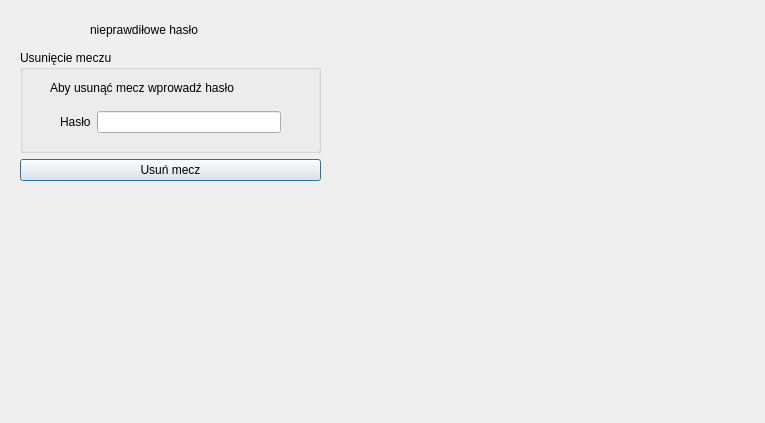
<?xml version="1.0" encoding="UTF-8"?>
<ui version="4.0">
 <class>usun_mecz</class>
 <widget class="QDialog" name="usun_mecz">
  <property name="geometry">
   <rect>
    <x>0</x>
    <y>0</y>
    <width>765</width>
    <height>423</height>
   </rect>
  </property>
  <property name="windowTitle">
   <string>Dialog</string>
  </property>
  <widget class="QWidget" name="layoutWidget_26">
   <property name="geometry">
    <rect>
     <x>20</x>
     <y>50</y>
     <width>301</width>
     <height>131</height>
    </rect>
   </property>
   <layout class="QVBoxLayout" name="verticalLayout_28">
    <item>
     <widget class="QGroupBox" name="groupBox_11">
      <property name="title">
       <string>Usunięcie meczu</string>
      </property>
      <widget class="QLabel" name="label_49">
       <property name="geometry">
        <rect>
         <x>30</x>
         <y>30</y>
         <width>251</width>
         <height>16</height>
        </rect>
       </property>
       <property name="text">
        <string>Aby usunąć mecz wprowadź hasło</string>
       </property>
      </widget>
      <widget class="QWidget" name="layoutWidget_27">
       <property name="geometry">
        <rect>
         <x>40</x>
         <y>60</y>
         <width>221</width>
         <height>24</height>
        </rect>
       </property>
       <layout class="QHBoxLayout" name="horizontalLayout_18">
        <item>
         <widget class="QLabel" name="label_50">
          <property name="text">
           <string>Hasło</string>
          </property>
         </widget>
        </item>
        <item>
         <widget class="QLineEdit" name="lineEdit_29"/>
        </item>
       </layout>
      </widget>
     </widget>
    </item>
    <item>
     <widget class="QPushButton" name="pushButton_9">
      <property name="text">
       <string>Usuń mecz</string>
      </property>
     </widget>
    </item>
   </layout>
  </widget>
  <widget class="QLabel" name="label_51">
   <property name="geometry">
    <rect>
     <x>90</x>
     <y>20</y>
     <width>241</width>
     <height>20</height>
    </rect>
   </property>
   <property name="text">
    <string>nieprawdiłowe hasło</string>
   </property>
  </widget>
 </widget>
 <resources/>
 <connections/>
</ui>
